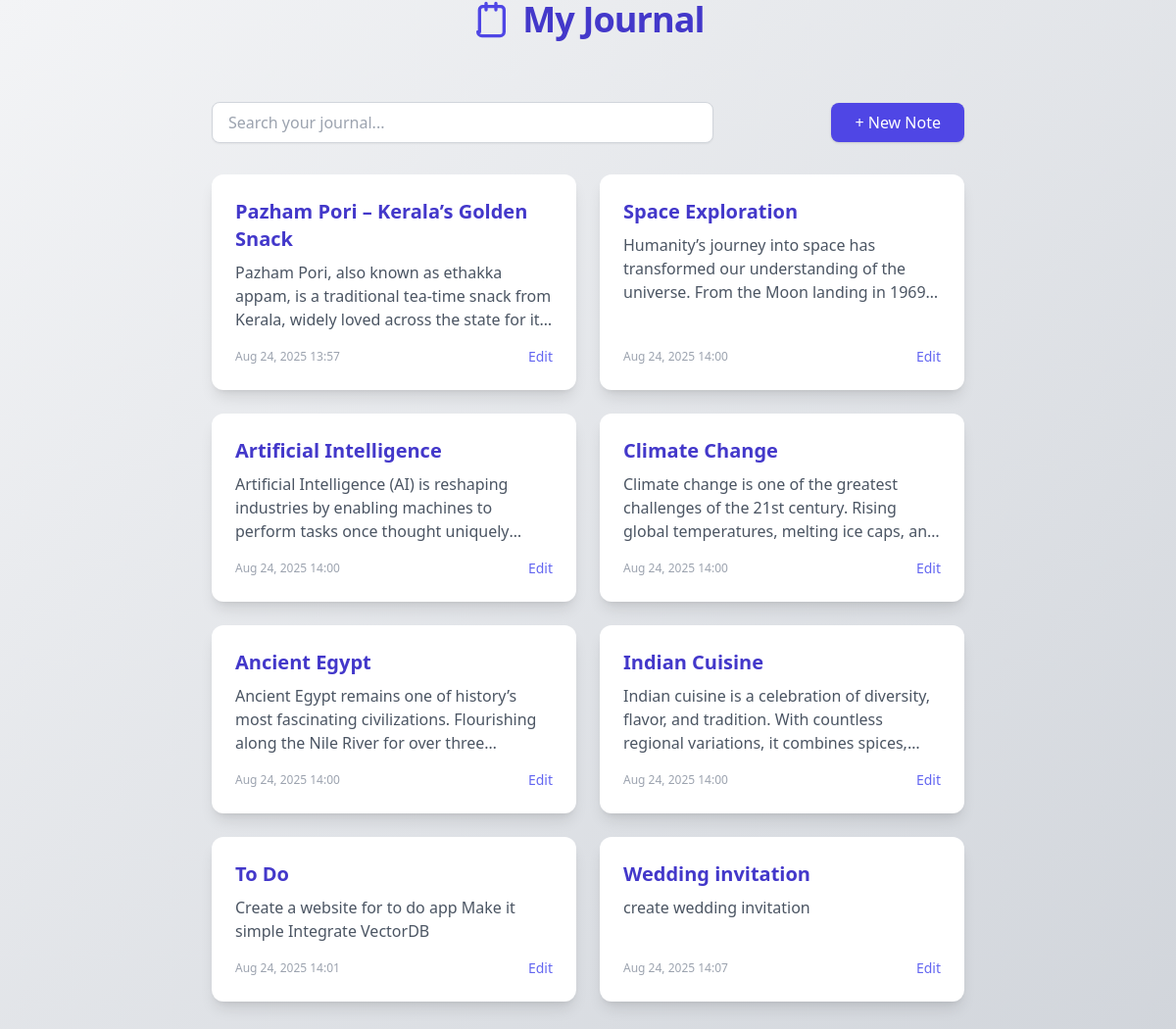
The page / on the database its author committed.
### journal_app/apps/entries/models.py (models this page shows, shortened)
class JournalEntry(models.Model):
    title = models.CharField(max_length=255)
    content = models.TextField()
    created_at = models.DateTimeField(auto_now_add=True)
    updated_at = models.DateTimeField(auto_now=True)

### journal_app/apps/entries/views.py (the view)
# urls.py: path('', views.entry_list, name='entry_list'),
def entry_list(request):
    entries = JournalEntry.objects.all()
    return render(request, 'entries/entry_list.html', {'entries': entries})

### journal_app/apps/entries/templates/entries/entry_list.html (shortened to what this page needs)
{% extends "entries/base.html" %}
{% block content %}
<div class="flex items-center justify-center mb-6">
  <span class="text-4xl font-extrabold text-indigo-700 tracking-tight">My Journal</span>
</div>
<div class="max-w-3xl mx-auto py-10">
  <div class="flex items-center justify-between mb-8">
    <input type="text" id="searchInput" placeholder="Search your journal..." required
      class="w-full max-w-lg px-4 py-2 rounded-lg border border-gray-300 focus:outline-none focus:ring-2 focus:ring-indigo-400 shadow-sm transition">
    <a href="{% url 'entry_create' %}" class="ml-4 px-6 py-2 bg-indigo-600 text-white rounded-lg shadow hover:bg-indigo-700 transition">
      + New Note
    </a>
  </div>
  <div id="entriesGrid" class="grid grid-cols-1 md:grid-cols-2 gap-6">
    {% for entry in entries %}
      <div class="bg-white rounded-xl shadow-lg p-6 hover:shadow-2xl transition flex flex-col justify-between">
        <div>
          <a href="{% url 'entry_detail' entry.pk %}" class="text-xl font-semibold text-indigo-700 hover:underline">
            {{ entry.title }}
          </a>
          <p class="mt-2 text-gray-600 line-clamp-3">{{ entry.content }}</p>
        </div>
        <div class="mt-4 flex justify-between items-center">
          <span class="text-xs text-gray-400">{{ entry.created_at|date:"M d, Y H:i" }}</span>
          <a href="{% url 'entry_update' entry.pk %}" class="text-indigo-500 hover:underline text-sm">Edit</a>
        </div>
      </div>
    {% empty %}
      <div class="col-span-2 text-center text-gray-500 py-10">No entries yet.</div>
    {% endfor %}
  </div>
</div>
{% endblock %}

### journal_app/apps/entries/templates/entries/base.html (shortened to what this page needs)
<!DOCTYPE html>
<html lang="en">
<head>
  <script src="https://cdn.tailwindcss.com"></script>
</head>
<body class="bg-gradient-to-br from-gray-100 to-gray-300 min-h-screen font-sans">
  {% block content %}{% endblock %}
</body>
</html>

### rows shown on the page
JournalEntry: title "Pazham Pori – Kerala’s Golden Snack", content "Pazham Pori, also known as ethakka appam, is a traditional tea-time snack from Kerala, widely loved across the state for…", created_at "Aug 24, 2025 13:57"
JournalEntry: title "Space Exploration", content "Humanity’s journey into space has transformed our understanding of the universe. From the Moon landing in…", created_at "Aug 24, 2025 14:00"
JournalEntry: title "Artificial Intelligence", content "Artificial Intelligence (AI) is reshaping industries by enabling machines to perform tasks once thought…", created_at "Aug 24, 2025 14:00"
JournalEntry: title "Climate Change", content "Climate change is one of the greatest challenges of the 21st century. Rising global temperatures, melting ice caps,…", created_at "Aug 24, 2025 14:00"
JournalEntry: title "Ancient Egypt", content "Ancient Egypt remains one of history’s most fascinating civilizations. Flourishing along the Nile River for over…", created_at "Aug 24, 2025 14:00"
JournalEntry: title "Indian Cuisine", content "Indian cuisine is a celebration of diversity, flavor, and tradition. With countless regional variations, it combines…", created_at "Aug 24, 2025 14:00"
JournalEntry: title "To Do", content "Create a website for to do app Make it simple Integrate VectorDB", created_at "Aug 24, 2025 14:01"
JournalEntry: title "Wedding invitation", content "create wedding invitation", created_at "Aug 24, 2025 14:07"
